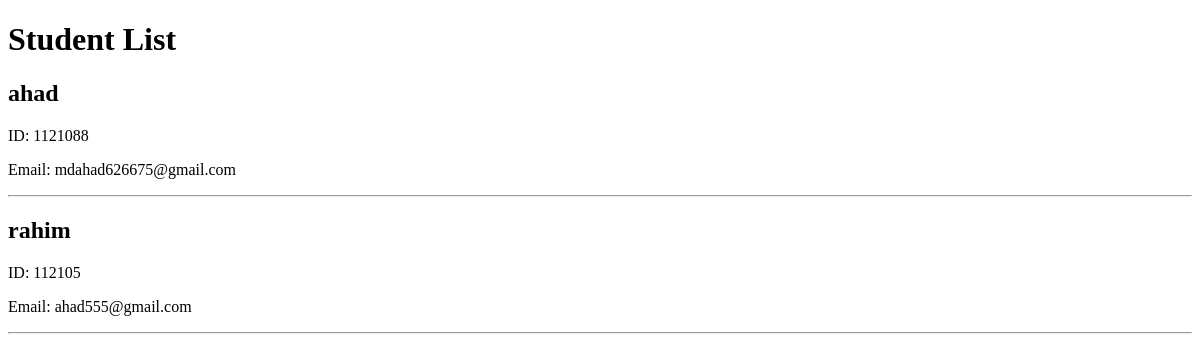
/students/, run on an earlier commit of the app's database.
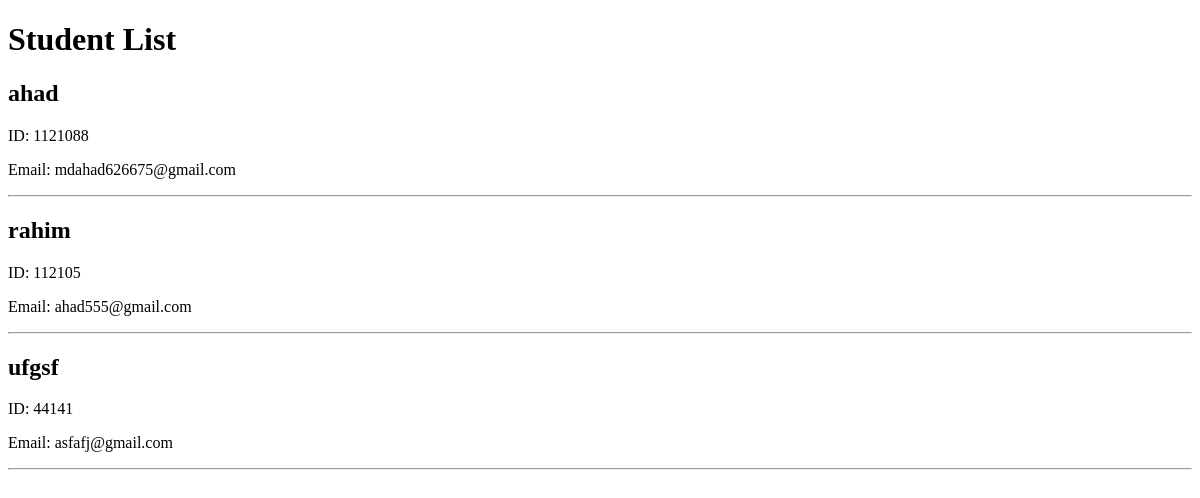
And on a later commit of the database.
### students/models.py (models this page shows)
class Student(models.Model):
    name = models.CharField(max_length=100)
    student_id = models.CharField(max_length=20, unique=True)
    email = models.EmailField(unique=True)
    phone = models.CharField(max_length=15)
    date_of_birth = models.DateField()
    address = models.TextField()
    profile_picture = models.ImageField(upload_to='students/', blank=True, null=True)
    department = models.ForeignKey(
        Department,
        on_delete=models.CASCADE,
        related_name='students'
    )

### students/views.py (the view)
# urls.py: path('', views.student_list, name='student_list'),
def student_list(request):
    students = Student.objects.all()
    return render(request, 'students/student_list.html', {
        'students': students
    })

### templates/students/student_list.html (shortened to what this page needs)
<!DOCTYPE html>
<html lang="en">
<head>
</head>
<body>
    <h1>Student List</h1>
    {% for student in students %}
        <div>
            <h2>{{ student.name }}</h2>
            <p>ID: {{ student.student_id }}</p>
            <p>Email: {{ student.email }}</p>
        </div>
        <hr>
    {% empty %}
        <p>No students found.</p>
    {% endfor %}
</body>
</html>

What changed in the data, as far as the page shows it:
added Student: name "ufgsf", student_id "44141", email "asfafj@gmail.com"
